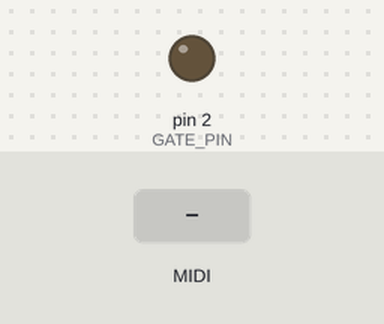
Recording of a sketch running on a simulated Teensy 4. On the bench: output pins drawn as LEDs (lit = HIGH). Inputs (shaded band) come from the test bench. Pins used as bus, display or sensor lines are not drawn.

Above: at 1.2 s.
1.3 s: MIDI note 36 received
At 1.45 s:
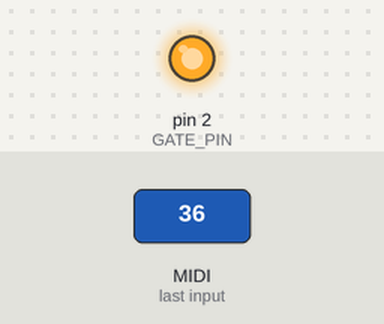
Timing chart, 0 to 4.3 s (numbered marks = the images above; inputs shaded):
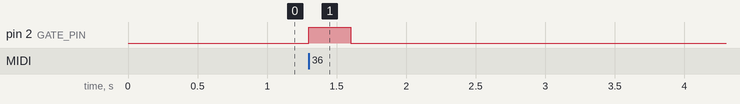

Measured:
- after the input at 1.3 s, pin 2 (GATE_PIN): LOW → HIGH at once, → LOW 0.30 s later

The sketch:

analog_synthesizer.ino
```cpp
#include <SPI.h>

const int CS_PIN = 10;
const int GATE_PIN = 2;

const float BASE_CV = 1.024f;
const float VOLTS_PER_OCTAVE = 0.612f;

byte heldNotes[128];
int heldCount = 0;

void setDAC(uint16_t value) {
  value &= 0x0FFF;
  uint16_t command = 0x3000 | value;

  SPI.beginTransaction(
    SPISettings(1000000, MSBFIRST, SPI_MODE0)
  );

  digitalWrite(CS_PIN, LOW);
  SPI.transfer16(command);
  digitalWrite(CS_PIN, HIGH);

  SPI.endTransaction();
}

void playNote(byte note) {
  float cv = BASE_CV +
             (int(note) - 60) * VOLTS_PER_OCTAVE / 12.0f;

  cv = constrain(cv, 0.0f, 2.0475f);

  uint16_t dacCode = (uint16_t)(cv * 2000.0f + 0.5f);

  setDAC(dacCode);
  digitalWrite(GATE_PIN, HIGH);
}

void removeHeldNote(byte note) {
  for (int i = 0; i < heldCount; i++) {
    if (heldNotes[i] == note) {
      for (int j = i; j < heldCount - 1; j++) {
        heldNotes[j] = heldNotes[j + 1];
      }
      heldCount--;
      return;
    }
  }
}

void onNoteOff(byte channel, byte note, byte velocity) {
  removeHeldNote(note);

  if (heldCount == 0) {
    digitalWrite(GATE_PIN, LOW);
  } else {
    playNote(heldNotes[heldCount - 1]);
  }
}

void onNoteOn(byte channel, byte note, byte velocity) {
  if (velocity == 0) {
    onNoteOff(channel, note, 0);
    return;
  }

  removeHeldNote(note);
  heldNotes[heldCount++] = note;
  playNote(note);
}

void setup() {
  digitalWrite(GATE_PIN, LOW);
  pinMode(GATE_PIN, OUTPUT);

  pinMode(CS_PIN, OUTPUT);
  digitalWrite(CS_PIN, HIGH);

  SPI.begin();
  setDAC(2048);

  usbMIDI.setHandleNoteOn(onNoteOn);
  usbMIDI.setHandleNoteOff(onNoteOff);
}

void loop() {
  while (usbMIDI.read()) {
  }
}
```
